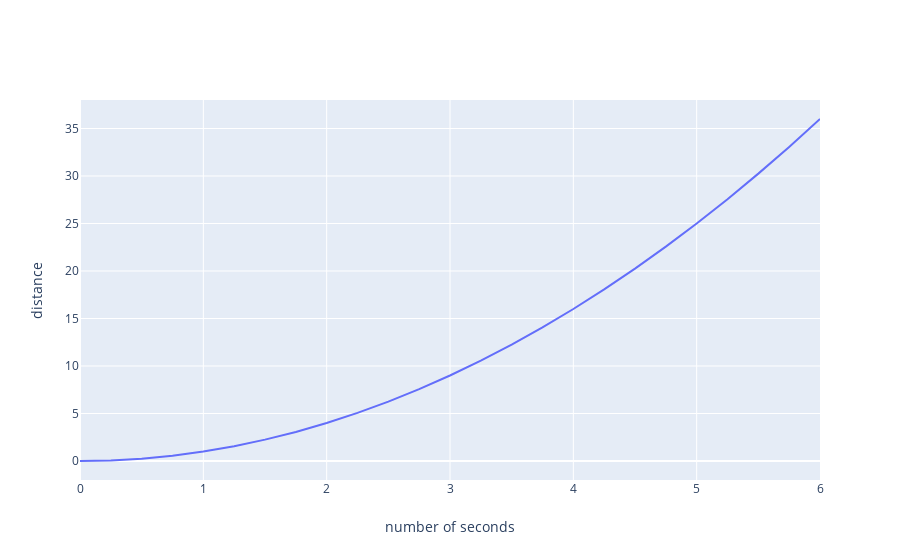

Source (notebook cell):
### Code cell
layout = build_layout(x_axis = {'title': 'number of seconds'}, y_axis = {'title': 'distance'})
plot([trace_x_squared], layout)

### Figure 1 — Plotly figure (JSON) as saved in the notebook; plotly's stock layout.template omitted (floating-point values rounded to 4 significant figures)
{"data": [{"mode": "lines", "name": "data", "text": [], "type": "scatter", "x": [0, 0.25, 0.5, 0.75, 1, 1.25, 1.5, 1.75, 2, 2.25, 2.5, 2.75, 3, 3.25, 3.5, 3.75, 4, 4.25, 4.5, 4.75, 5, 5.25, 5.5, 5.75, 6], "y": [0, 0.0625, 0.25, 0.5625, 1, 1.562, 2.25, 3.062, 4, 5.062, 6.25, 7.562, 9, 10.56, 12.25, 14.06, 16, 18.06, 20.25, 22.56, 25, 27.56, 30.25, 33.06, 36]}], "layout": {"xaxis": {"title": {"text": "number of seconds"}}, "yaxis": {"title": {"text": "distance"}}}}
